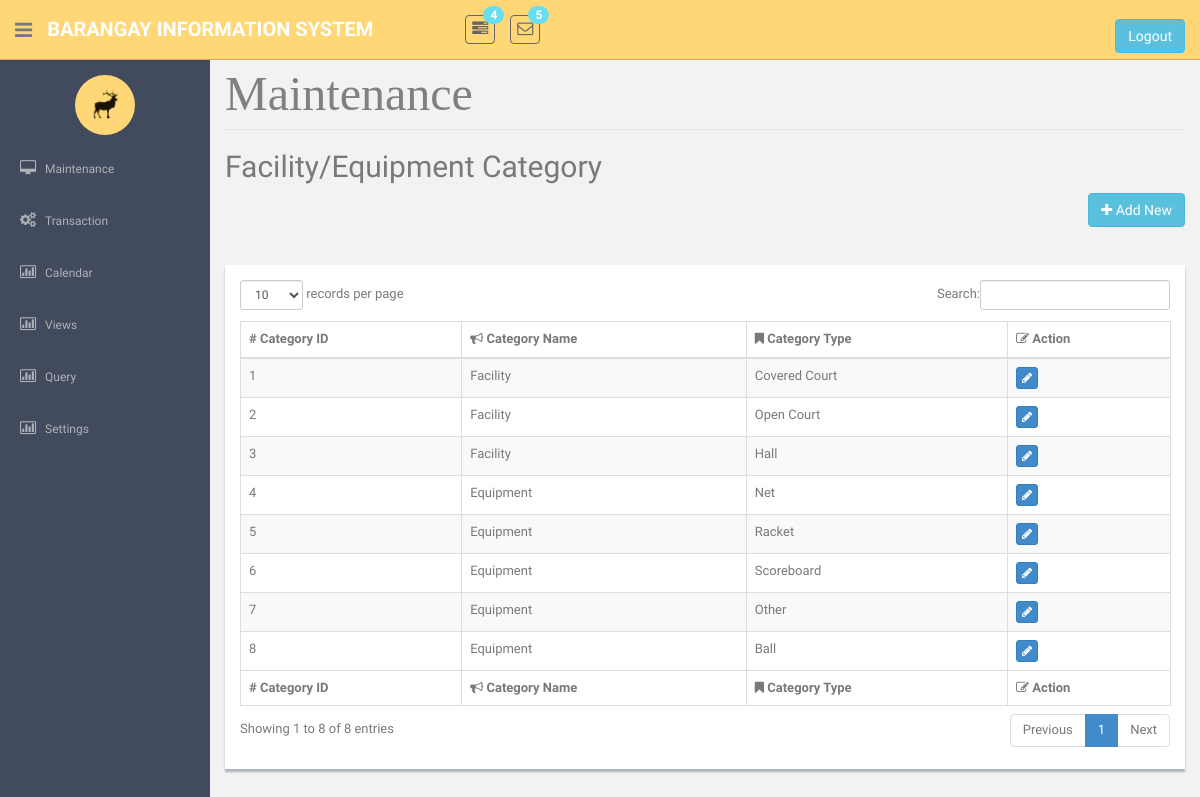
Page /EquipmentCat.php on the earlier database version.
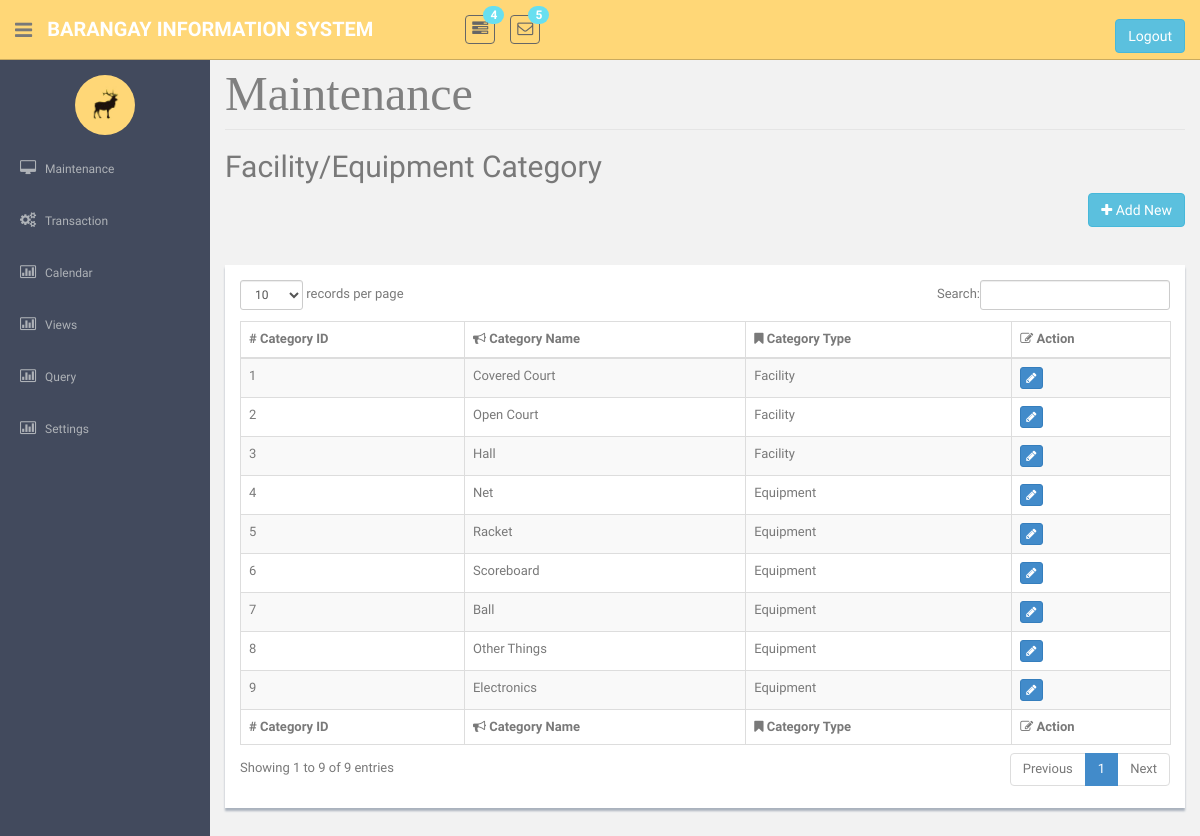
Same page on the later database version.
### tables this page shows
CREATE TABLE `tblcategory` (
  `strCategoryCode` int(25) NOT NULL,
  `strCategoryDesc` varchar(45) NOT NULL,
  `strCategoryType` varchar(45) NOT NULL
);

### EquipmentCat.php (the view, shortened to what this page needs)
<!DOCTYPE html>
    <?php require('header.php');?>
    <?php require('sidebar.php');?>
<link href="dataTables/dataTables.bootstrap.css" rel="stylesheet" />
      <section id="main-content">
          <section class="wrapper site-min-height">		<form method = POST>
<legend ><font face = "cambria" size = 8 color = "grey"> Maintenance </font></legend>
			<h2>Facility/Equipment Category </h2>
   <form method = POST>
	 <p align="right">
	 <button type="button" class="btn btn-info" name = "btnEdit1" id = "btnEdit1"  onclick = "window.location = 'EquipmentCateAdd.php'" ><i class="fa fa-plus"></i> Add New</button>
	 <p>
<br><div class = "showback">
					<table   class="table table-striped table-bordered table-hover"  border = '2'  id="dataTable">
						<thead>
							<tr>
								<th># Category ID</th>
								<th><i class="fa fa-bullhorn"></i> Category Name</th>
								<th><i class="fa fa-bookmark"></i> Category Type</th>
								<th><i class="fa fa-edit"></i> Action</th>
							</tr>
						</thead>
						<tfoot>
							<tr>
								<th># Category ID</th>
								<th><i class="fa fa-bullhorn"></i> Category Name</th>
								<th><i class="fa fa-bookmark"></i> Category Type</th>
								<th><i class="fa fa-edit"></i> Action</th>
							</tr>
						</tfoot>
					<tbody>
					<?php
					require('connection.php');
				$sql = "select * from tblCategory ";
				$query = mysqli_query($con, $sql);
				if(mysqli_num_rows($query) > 0){
					while($row = mysqli_fetch_object($query)){?>
					<tr> <td><?php echo $row->strCategoryCode?></td>
					<td><?php echo $row->strCategoryDesc?></td>
					<td><?php echo $row->strCategoryType?></td>
					<td>
									<div class="btn-group " role="group">
									<button  class="btn btn-primary btn-xs" type = submit name = "btnEdit" value = <?php echo $row->strCategoryCode; ?> ><i class="fa fa-pencil"></i></button>
									</div>
									</td>
				<?php }}
				if(isset($_POST['del'])){
					$a = $_POST['del'];
					  	mysqli_query($con,"Set @a = 2;");
					mysqli_query($con,"Delete From tblCategory where strCategoryCode = '$a'");
					echo "<script>alert('Successful!');
					window.location ='EquipmentCat.php';</script>";
				}				?></tbody>
				</table>
</form>
		</section><! --/wrapper -->
      </section>
  </section>
  </body>
</html>

### header.php (shortened to what this page needs)
<html lang="en">
  <head>
    <link href="assets/css/bootstrap.css" rel="stylesheet">
    <link href="assets/font-awesome/css/font-awesome.css" rel="stylesheet" />
    <link href="assets/css/style.css" rel="stylesheet">
    <link href="assets/css/style-responsive.css" rel="stylesheet">
	<link href="dataTables/dataTables.bootstrap.css" rel="stylesheet" />
  </head>
  <body>
  <section id="container" >
      <header class="header black-bg">
              <div class="sidebar-toggle-box">
                  <div class="fa fa-bars tooltips" data-placement="right" data-original-title="Toggle Navigation"></div>
              </div>
            <a href="index.html" class="logo"><b>Barangay Information System</b></a>
            <div class="nav notify-row" id="top_menu">
                <ul class="nav top-menu">
                    <li class="dropdown">
                        <a data-toggle="dropdown" class="dropdown-toggle" href="index.html#">
                            <i class="fa fa-tasks"></i>
                            <span class="badge bg-theme">4</span>
                        </a>
                    </li>
                    <li id="header_inbox_bar" class="dropdown">
                        <a data-toggle="dropdown" class="dropdown-toggle" href="index.html#">
                            <i class="fa fa-envelope-o"></i>
                            <span class="badge bg-theme">5</span>
                        </a>
                    </li>
                </ul>
            </div><form method = POST>
            <div class="top-menu">
            	<ul class="nav pull-right top-menu">
                    <li><br><button name = 'logout' class = 'btn btn-info ' type = submit>Logout</button></li>
            	</ul>
            </div>
			</form>
        </header>

### sidebar.php (shortened to what this page needs)
 <aside>
     <div id="sidebar"  class="nav-collapse ">
         <ul class="sidebar-menu" id="nav-accordion">
         	  <p class="centered"><a href="profile.html"><img src="assets/img/ui-sam.jpg" class="img-circle" width="60"></a></p>
             <li class="sub-menu">
                 <a href="javascript:;" >
                     <i class="fa fa-desktop"></i>
                     <span>Maintenance</span>
                 </a>
             </li>
             <li class="sub-menu">
                 <a href="validitycheck.php" >
                     <i class="fa fa-cogs"></i>
                     <span>Transaction</span>
                 </a>
             </li>
  <li class="sub-menu">
                 <a href="viewCalendar.php" >
                     <i class="fa fa-bar-chart-o"></i>
                     <span>Calendar</span>
                 </a>
             </li>
         <li class="sub-menu">
                 <a href="javascript:;" >
                     <i class="fa fa-bar-chart-o"></i>
                     <span>Views</span>
                 </a>
             </li>
             <li class="sub-menu">
                 <a href="javascript:;" >
                     <i class="fa fa-bar-chart-o"></i>
                     <span>Query</span>
                 </a>
             </li>
<li class="sub-menu">
                 <a href="changeSettings.php" >
                     <i class="fa fa-bar-chart-o"></i>
                     <span>Settings</span>
                 </a>
             </li>
         </ul>
     </div>
 </aside>

### assets/css/style.css (style rules this page uses)
body { color: #797979; background: #f2f2f2; font-family: 'Ruda', sans-serif; padding: 0px !important; margin: 0px !important; font-size:13px; }
ul li { list-style: none; }
a, a:hover, a:focus { text-decoration: none; outline: none; }
#container { width: 100%; height: 100%; }
.bg-theme { background-color: #68dff0; }
.centered { text-align: center; }
#sidebar { width: 210px; height: 100%; position: fixed; background: #424a5d; }
#sidebar ul li { position: relative; }
ul.sidebar-menu , ul.sidebar-menu li ul.sub { margin: -2px 0 0; padding: 0; }
ul.sidebar-menu { margin-top: 75px; }
ul.sidebar-menu li { margin-bottom: 5px; margin-left:10px; margin-right:10px; }
ul.sidebar-menu li.sub-menu { line-height: 15px; }
ul.sidebar-menu li a span { display: inline-block; }
ul.sidebar-menu li a { color: #aeb2b7; text-decoration: none; display: block; padding: 15px 0 15px 10px; font-size: 12px; outline: none; -webkit-transition: all 0.3s ease; -moz-transition: all 0.3s ease; -o-transition: all 0.3s ease; -ms-transition: all 0.3s ease; transition: all 0.3s ease; }
ul.sidebar-menu li a i { font-size: 15px; padding-right: 6px; }
#main-content { margin-left: 210px; }
.header, .footer { min-height: 60px; padding: 0 15px; }
.header { position: fixed; left: 0; right: 0; z-index: 1002; }
.black-bg { background: #ffd777; border-bottom: 1px solid #c9aa5f; }
.wrapper { display: inline-block; margin-top: 60px; padding-left: 15px; padding-right: 15px; padding-bottom: 15px; padding-top: 0px; width: 100%; }
a.logo { font-size: 20px; color: #ffffff; float: left; margin-top: 15px; text-transform: uppercase; }
a.logo b { font-weight: 900; }
#top_menu .nav > li, ul.top-menu > li { float: left; }
.notify-row { float: left; margin-top: 15px; margin-left: 92px; }
ul.top-menu > li > a { color: #666666; font-size: 16px; border-radius: 4px; -webkit-border-radius: 4px; border:1px solid #666666 !important; padding: 2px 6px; margin-right: 15px; }
.notify-row .badge { position: absolute; right: -10px; top: -10px; z-index: 100; }
.sidebar-toggle-box { float: left; padding-right: 15px; margin-top: 20px; }
.sidebar-toggle-box .fa-bars { cursor: pointer; display: inline-block; font-size: 20px; }
.showback { background: #ffffff; padding: 15px; margin-bottom: 15px; box-shadow: 0px 3px 2px #aab2bd; }
.site-min-height { min-height: 900px; }

Differences in the rows shown:
changed tblcategory "Covered Court": strCategoryDesc "Facility" → "Covered Court"; strCategoryType "Covered Court" → "Facility"
changed tblcategory "Open Court": strCategoryDesc "Facility" → "Open Court"; strCategoryType "Open Court" → "Facility"
changed tblcategory "Hall": strCategoryDesc "Facility" → "Hall"; strCategoryType "Hall" → "Facility"
changed tblcategory "Net": strCategoryDesc "Equipment" → "Net"; strCategoryType "Net" → "Equipment"
changed tblcategory "Racket": strCategoryDesc "Equipment" → "Racket"; strCategoryType "Racket" → "Equipment"
changed tblcategory "Scoreboard": strCategoryDesc "Equipment" → "Scoreboard"; strCategoryType "Scoreboard" → "Equipment"
changed tblcategory id 7: strCategoryDesc "Equipment" → "Ball"; strCategoryType "Other" → "Equipment"
changed tblcategory id 8: strCategoryDesc "Equipment" → "Other Things"; strCategoryType "Ball" → "Equipment"
added tblcategory: strCategoryCode "9", strCategoryDesc "Electronics", strCategoryType "Equipment"
Other differences:
text written by a page script: "records per page Search: Showing 1 to 8 of 8 entries Previous 1 Next" → "records per page Search: Showing 1 to 9 of 9 entries Previous 1 Next"
